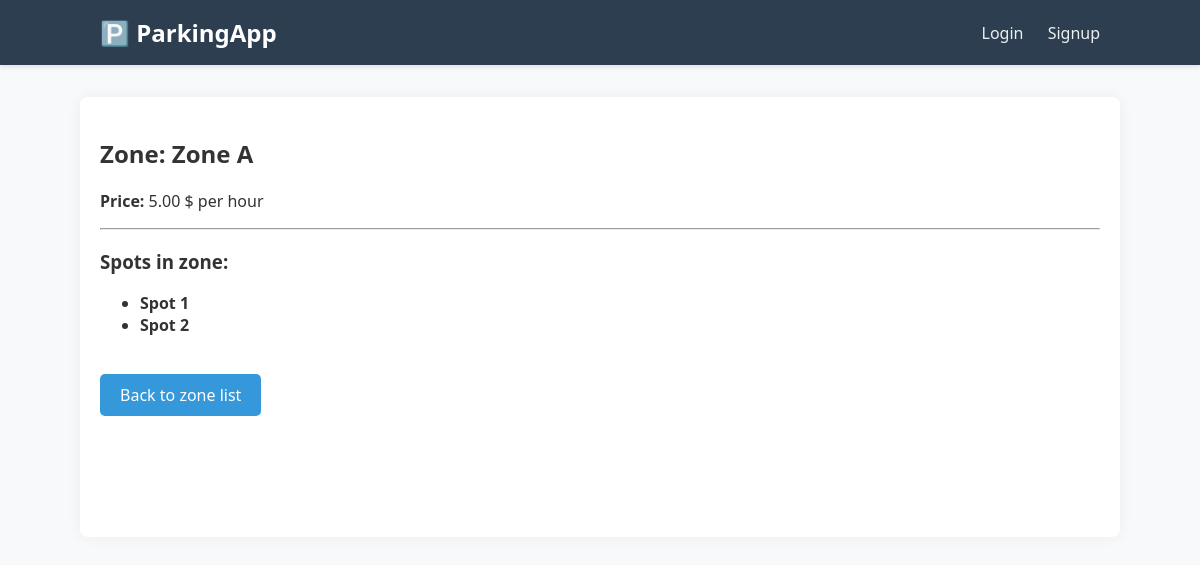
/zone/1/, run on the app's committed database.
### parking/models.py (models this page shows, shortened)
class ParkingZone(models.Model):
    name = models.CharField(max_length=50, verbose_name="Zone name")
    price_per_hour = models.DecimalField(
        max_digits=6,
        decimal_places=2,
        verbose_name="Price per hour",
        validators=[MinValueValidator(0.00)] # blokuje ujemne liczby
    )

class ParkingSpot(models.Model):
    zone = models.ForeignKey(ParkingZone, on_delete=models.CASCADE, related_name='spots')
    spot_number = models.CharField(max_length=10, verbose_name="Spot number")
    is_disabled_friendly = models.BooleanField(default=False, verbose_name="For disabled")

### parking/views.py (the view)
# urls.py: path('zone/<int:zone_id>/', views.zone_detail, name='zone_detail'),
def zone_detail(request, zone_id):
    zone = get_object_or_404(ParkingZone, pk=zone_id)
    return render(request, 'parking/zone_detail.html', {'zone': zone})

### templates/parking/zone_detail.html (shortened to what this page needs)
{% extends 'base.html' %}
{% block content %}
    <h2>Zone: {{ zone.name }}</h2>
    <p><strong>Price:</strong> {{ zone.price_per_hour }} $ per hour</p>
    <hr>
    <h3>Spots in zone:</h3>
    <ul>
        {% for spot in zone.spots.all %}
            <li>
                <strong>Spot {{ spot.spot_number }}</strong>
            </li>
        {% empty %}
            <li>No available spots in zone.</li>
        {% endfor %}
    </ul>
    <br>
    <a href="{% url 'home' %}" class="btn">Back to zone list</a>
{% endblock %}

### static/css/style.css (style rules this page uses)
body { font-family: 'Segoe UI', Tahoma, Geneva, Verdana, sans-serif; margin: 0; padding: 0; background-color: #f8f9fa; color: #333; }
.btn { display: inline-block; background-color: #3498db; color: white; padding: 10px 20px; text-decoration: none; border-radius: 5px; border: none; cursor: pointer; font-size: 1rem; }

### data on the page
ParkingZone: name "Zone A", price_per_hour "5.00"
ParkingSpot: spot_number "1"
ParkingSpot: spot_number "2"
